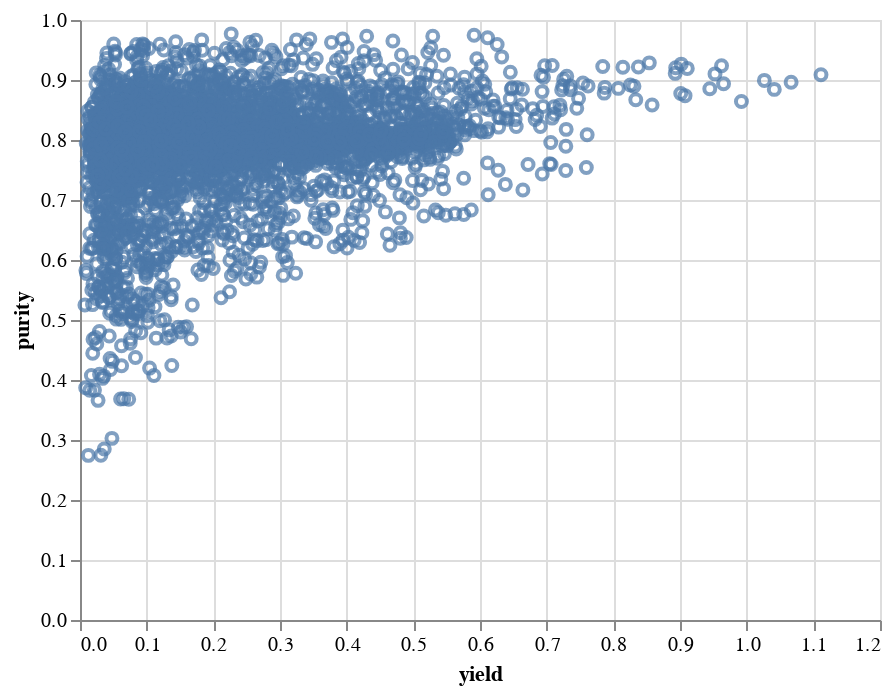

Notebook cell for this chart:
### Markdown cell above
### Observe purity vs. yield

### Code cell
alt.Chart(mm_results).mark_point().encode(
    x='yield',
    y='purity')

### Figure 1 — Vega-Lite specification as saved in the notebook (floating-point values rounded to 4 significant figures; data arrays with more than 128 entries replaced by an {"elided": "..."} marker saying what was removed)
{"config": {"view": {"continuousWidth": 400, "continuousHeight": 300}}, "data": {"name": "data-bcc3372bfea449907b5efe93d90406e8"}, "mark": "point", "encoding": {"x": {"type": "quantitative", "field": "yield"}, "y": {"type": "quantitative", "field": "purity"}}, "$schema": "https://vega.github.io/schema/vega-lite/v4.8.1.json", "datasets": {"data-bcc3372bfea449907b5efe93d90406e8": {"elided": "5000 records"}}}
